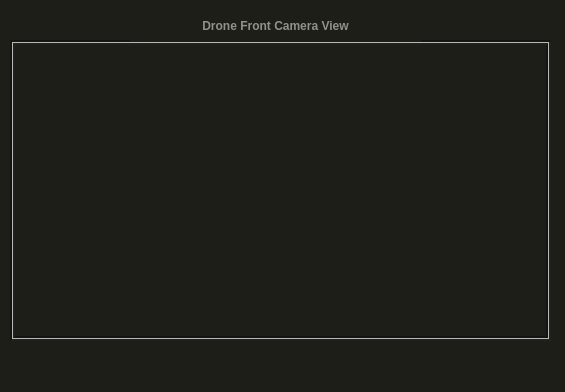
<?xml version="1.0" encoding="UTF-8"?>
<ui version="4.0">
 <class>MyPluginWidget</class>
 <widget class="QWidget" name="MyPluginWidget">
  <property name="geometry">
   <rect>
    <x>0</x>
    <y>0</y>
    <width>565</width>
    <height>392</height>
   </rect>
  </property>
  <property name="windowTitle">
   <string>Drone Controls</string>
  </property>
  <property name="styleSheet">
   <string notr="true">background-color: rgb(30, 30, 25);
color: rgb(145, 145, 140);</string>
  </property>
  <widget class="QLabel" name="label">
   <property name="geometry">
    <rect>
     <x>10</x>
     <y>40</y>
     <width>541</width>
     <height>301</height>
    </rect>
   </property>
   <property name="frameShape">
    <enum>QFrame::Box</enum>
   </property>
   <property name="frameShadow">
    <enum>QFrame::Sunken</enum>
   </property>
   <property name="lineWidth">
    <number>2</number>
   </property>
   <property name="midLineWidth">
    <number>1</number>
   </property>
   <property name="text">
    <string/>
   </property>
   <property name="pixmap">
    <pixmap>objectIdentificationGUI1.png</pixmap>
   </property>
  </widget>
  <widget class="QLabel" name="label_2">
   <property name="geometry">
    <rect>
     <x>130</x>
     <y>10</y>
     <width>291</width>
     <height>32</height>
    </rect>
   </property>
   <property name="font">
    <font>
     <weight>75</weight>
     <bold>true</bold>
    </font>
   </property>
   <property name="text">
    <string>Drone Front Camera View</string>
   </property>
   <property name="alignment">
    <set>Qt::AlignCenter</set>
   </property>
  </widget>
 </widget>
 <resources/>
 <connections/>
</ui>
